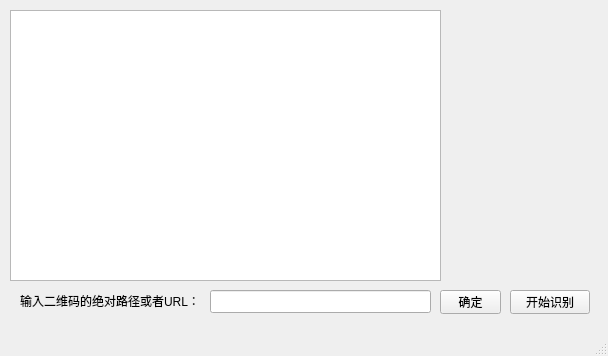
<?xml version="1.0" encoding="UTF-8"?>
<ui version="4.0">
 <class>MainWindow</class>
 <widget class="QMainWindow" name="MainWindow">
  <property name="geometry">
   <rect>
    <x>0</x>
    <y>0</y>
    <width>608</width>
    <height>356</height>
   </rect>
  </property>
  <property name="windowTitle">
   <string>MainWindow</string>
  </property>
  <widget class="QWidget" name="centralwidget">
   <widget class="QPushButton" name="pushButton">
    <property name="geometry">
     <rect>
      <x>510</x>
      <y>290</y>
      <width>80</width>
      <height>24</height>
     </rect>
    </property>
    <property name="text">
     <string>开始识别</string>
    </property>
   </widget>
   <widget class="QLineEdit" name="lineEdit">
    <property name="geometry">
     <rect>
      <x>210</x>
      <y>290</y>
      <width>221</width>
      <height>23</height>
     </rect>
    </property>
   </widget>
   <widget class="QGraphicsView" name="graphicsView">
    <property name="geometry">
     <rect>
      <x>10</x>
      <y>10</y>
      <width>431</width>
      <height>271</height>
     </rect>
    </property>
   </widget>
   <widget class="QLabel" name="label">
    <property name="geometry">
     <rect>
      <x>20</x>
      <y>290</y>
      <width>181</width>
      <height>21</height>
     </rect>
    </property>
    <property name="text">
     <string>输入二维码的绝对路径或者URL：</string>
    </property>
   </widget>
   <widget class="QPushButton" name="pushButton_2">
    <property name="geometry">
     <rect>
      <x>440</x>
      <y>290</y>
      <width>61</width>
      <height>24</height>
     </rect>
    </property>
    <property name="text">
     <string>确定</string>
    </property>
   </widget>
  </widget>
  <widget class="QMenuBar" name="menubar">
   <property name="geometry">
    <rect>
     <x>0</x>
     <y>0</y>
     <width>608</width>
     <height>21</height>
    </rect>
   </property>
  </widget>
  <widget class="QStatusBar" name="statusbar"/>
 </widget>
 <resources/>
 <connections/>
</ui>
